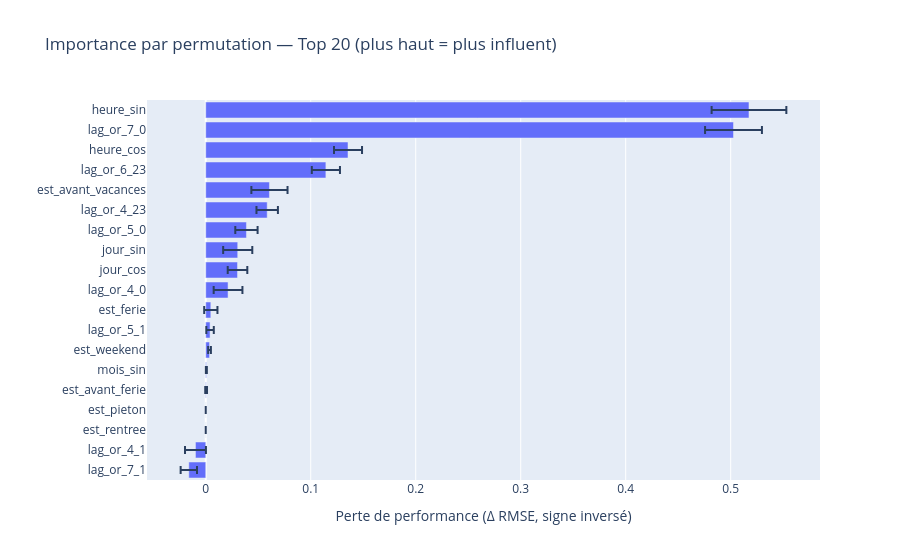

Source (notebook cell):
### Code cell
perm = permutation_importance(
    estimator=pipe_occ,
    X=X_test_occ,
    y=y_test_occ,
    n_repeats=20,
    random_state=42,
    scoring='neg_root_mean_squared_error'  
)

imp_df = (
    pd.DataFrame({
        'feature': features_occ,
        'importance_mean': perm.importances_mean,
        'importance_std': perm.importances_std
    })
    .sort_values('importance_mean', ascending=False)
)

print(imp_df.head(20))

topk = imp_df.head(20).sort_values('importance_mean', ascending=True)
fig = px.bar(
    topk,
    x='importance_mean', y='feature',
    error_x='importance_std',
    orientation='h',
    title='Importance par permutation — Top 20 (plus haut = plus influent)'
)
fig.update_layout(xaxis_title="Perte de performance (Δ RMSE, signe inversé)", yaxis_title="")
fig.show()

### Figure 1 — Plotly figure (JSON) as saved in the notebook; plotly's stock layout.template omitted (floating-point values rounded to 4 significant figures)
{"data": [{"error_x": {"array": [0.007784, 0.009965, 0.0, 0.0, 0.0008498, 0.0004722, 0.001307, 0.003555, 0.006318, 0.01369, 0.009327, 0.01387, 0.01062, 0.01021, 0.01722, 0.01341, 0.01335, 0.02709, 0.03559]}, "hovertemplate": "importance_mean=%{x}<br>feature=%{y}<extra></extra>", "legendgroup": "", "marker": {"color": "#636efa", "pattern": {"shape": ""}}, "name": "", "orientation": "h", "showlegend": false, "textposition": "auto", "type": "bar", "x": [-0.01612, -0.009781, 0.0, 0.0, 0.000359, 0.0005783, 0.003613, 0.004108, 0.004837, 0.02125, 0.03026, 0.03047, 0.03876, 0.05853, 0.06068, 0.1144, 0.1355, 0.5027, 0.5174], "xaxis": "x", "y": ["lag_or_7_1", "lag_or_4_1", "est_rentree", "est_pieton", "est_avant_ferie", "mois_sin", "est_weekend", "lag_or_5_1", "est_ferie", "lag_or_4_0", "jour_cos", "jour_sin", "lag_or_5_0", "lag_or_4_23", "est_avant_vacances", "lag_or_6_23", "heure_cos", "lag_or_7_0", "heure_sin"], "yaxis": "y"}], "layout": {"barmode": "relative", "legend": {"tracegroupgap": 0}, "title": {"text": "Importance par permutation — Top 20 (plus haut = plus influent)"}, "xaxis": {"anchor": "y", "domain": [0, 1], "title": {"text": "Perte de performance (Δ RMSE, signe inversé)"}}, "yaxis": {"anchor": "x", "domain": [0, 1], "title": {"text": ""}}}}
